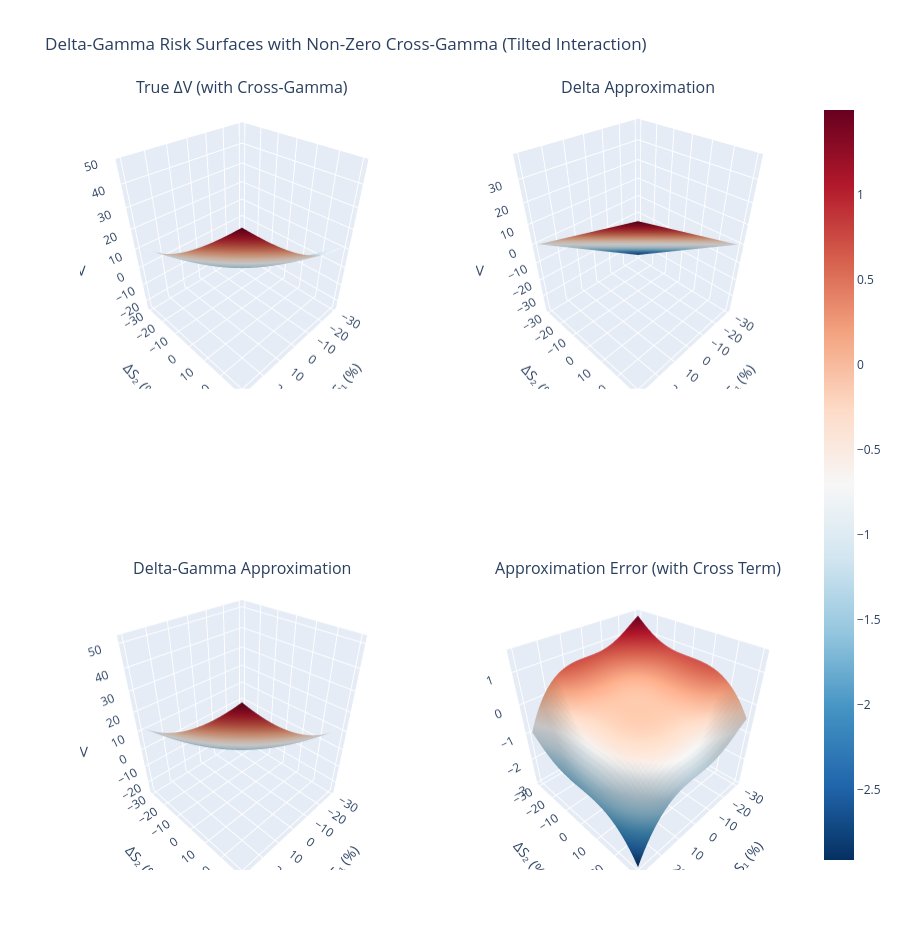

Notebook code cell kept with this figure:
### Code cell
# Interactive 3D comparison – now including the cross-gamma effect
fig = make_subplots(
  rows=2, cols=2,specs=[[{'type': 'surface'}, {'type': 'surface'}], [{'type': 'surface'}, {'type': 'surface'}]],
  subplot_titles=("True ΔV (with Cross-Gamma)", "Delta Approximation","Delta-Gamma Approximation","Approximation Error (with Cross Term)")
)

# True ΔV with cross exposure (notice the tilt!)
fig.add_trace(go.Surface(x=DS1, y=DS2, z=delta_V_true_cross, colorscale='RdBu_r', showscale=False, name='True ΔV Cross'), row=1, col=1)

# Pure Delta approximation (same as before – linear plane)
delta_approx = delta1 * DS1 + delta2 * DS2
fig.add_trace(go.Surface(x=DS1, y=DS2, z=delta_approx, colorscale='RdBu_r', showscale=False), row=1, col=2)

# Delta-Gamma approximation (now includes estimated Γ12 if you recompute it)
# For illustration we use analytical greeks + numerical cross term effect
gamma_approx_cross = (
  0.5 * gamma11 * DS1**2 +
  gamma12_num * DS1 * DS2 +      # <-- non-zero cross term
  0.5 * gamma22 * DS2**2
)

delta_gamma_approx_cross = delta_approx + gamma_approx_cross
fig.add_trace(go.Surface(x=DS1, y=DS2, z=delta_gamma_approx_cross, colorscale='RdBu_r', showscale=False), row=2, col=1)

# Error surface – much smaller thanks to quadratic term
error_cross = delta_V_true_cross - delta_gamma_approx_cross
fig.add_trace(go.Surface(x=DS1, y=DS2, z=error_cross, colorscale='RdBu_r', showscale=True), row=2, col=2)

fig.update_layout(
  title="Delta-Gamma Risk Surfaces with Non-Zero Cross-Gamma (Tilted Interaction)",
  height=950,
  scene=dict(xaxis_title='ΔS₁ (%)', yaxis_title='ΔS₂ (%)', zaxis_title='ΔV'),
  scene2=dict(xaxis_title='ΔS₁ (%)', yaxis_title='ΔS₂ (%)', zaxis_title='ΔV'),
  scene3=dict(xaxis_title='ΔS₁ (%)', yaxis_title='ΔS₂ (%)', zaxis_title='ΔV'),
  scene4=dict(xaxis_title='ΔS₁ (%)', yaxis_title='ΔS₂ (%)', zaxis_title='Error')
)
fig.show()

### Figure 1 — Plotly figure (JSON) as saved in the notebook; plotly's stock layout.template omitted (floating-point values rounded to 4 significant figures; data arrays with more than 128 entries replaced by an {"elided": "..."} marker saying what was removed)
{"data": [{"colorscale": [[0, "rgb(5,48,97)"], [0.1, "rgb(33,102,172)"], [0.2, "rgb(67,147,195)"], [0.3, "rgb(146,197,222)"], [0.4, "rgb(209,229,240)"], [0.5, "rgb(247,247,247)"], [0.6, "rgb(253,219,199)"], [0.7, "rgb(244,165,130)"], [0.8, "rgb(214,96,77)"], [0.9, "rgb(178,24,43)"], [1, "rgb(103,0,31)"]], "name": "True ΔV Cross", "scene": "scene", "showscale": false, "type": "surface", "x": {"elided": "50x50 float values"}, "y": {"elided": "50x50 float values"}, "z": {"elided": "50x50 float values"}}, {"colorscale": [[0, "rgb(5,48,97)"], [0.1, "rgb(33,102,172)"], [0.2, "rgb(67,147,195)"], [0.3, "rgb(146,197,222)"], [0.4, "rgb(209,229,240)"], [0.5, "rgb(247,247,247)"], [0.6, "rgb(253,219,199)"], [0.7, "rgb(244,165,130)"], [0.8, "rgb(214,96,77)"], [0.9, "rgb(178,24,43)"], [1, "rgb(103,0,31)"]], "scene": "scene2", "showscale": false, "type": "surface", "x": {"elided": "50x50 float values"}, "y": {"elided": "50x50 float values"}, "z": {"elided": "50x50 float values"}}, {"colorscale": [[0, "rgb(5,48,97)"], [0.1, "rgb(33,102,172)"], [0.2, "rgb(67,147,195)"], [0.3, "rgb(146,197,222)"], [0.4, "rgb(209,229,240)"], [0.5, "rgb(247,247,247)"], [0.6, "rgb(253,219,199)"], [0.7, "rgb(244,165,130)"], [0.8, "rgb(214,96,77)"], [0.9, "rgb(178,24,43)"], [1, "rgb(103,0,31)"]], "scene": "scene3", "showscale": false, "type": "surface", "x": {"elided": "50x50 float values"}, "y": {"elided": "50x50 float values"}, "z": {"elided": "50x50 float values"}}, {"colorscale": [[0, "rgb(5,48,97)"], [0.1, "rgb(33,102,172)"], [0.2, "rgb(67,147,195)"], [0.3, "rgb(146,197,222)"], [0.4, "rgb(209,229,240)"], [0.5, "rgb(247,247,247)"], [0.6, "rgb(253,219,199)"], [0.7, "rgb(244,165,130)"], [0.8, "rgb(214,96,77)"], [0.9, "rgb(178,24,43)"], [1, "rgb(103,0,31)"]], "scene": "scene4", "showscale": true, "type": "surface", "x": {"elided": "50x50 float values"}, "y": {"elided": "50x50 float values"}, "z": {"elided": "50x50 float values"}}], "layout": {"annotations": [{"font": {"size": 16}, "showarrow": false, "text": "True ΔV (with Cross-Gamma)", "x": 0.225, "xanchor": "center", "xref": "paper", "y": 1, "yanchor": "bottom", "yref": "paper"}, {"font": {"size": 16}, "showarrow": false, "text": "Delta Approximation", "x": 0.775, "xanchor": "center", "xref": "paper", "y": 1, "yanchor": "bottom", "yref": "paper"}, {"font": {"size": 16}, "showarrow": false, "text": "Delta-Gamma Approximation", "x": 0.225, "xanchor": "center", "xref": "paper", "y": 0.375, "yanchor": "bottom", "yref": "paper"}, {"font": {"size": 16}, "showarrow": false, "text": "Approximation Error (with Cross Term)", "x": 0.775, "xanchor": "center", "xref": "paper", "y": 0.375, "yanchor": "bottom", "yref": "paper"}], "height": 950, "scene": {"domain": {"x": [0, 0.45], "y": [0.625, 1]}, "xaxis": {"title": {"text": "ΔS₁ (%)"}}, "yaxis": {"title": {"text": "ΔS₂ (%)"}}, "zaxis": {"title": {"text": "ΔV"}}}, "scene2": {"domain": {"x": [0.55, 1], "y": [0.625, 1]}, "xaxis": {"title": {"text": "ΔS₁ (%)"}}, "yaxis": {"title": {"text": "ΔS₂ (%)"}}, "zaxis": {"title": {"text": "ΔV"}}}, "scene3": {"domain": {"x": [0, 0.45], "y": [0, 0.375]}, "xaxis": {"title": {"text": "ΔS₁ (%)"}}, "yaxis": {"title": {"text": "ΔS₂ (%)"}}, "zaxis": {"title": {"text": "ΔV"}}}, "scene4": {"domain": {"x": [0.55, 1], "y": [0, 0.375]}, "xaxis": {"title": {"text": "ΔS₁ (%)"}}, "yaxis": {"title": {"text": "ΔS₂ (%)"}}, "zaxis": {"title": {"text": "Error"}}}, "title": {"text": "Delta-Gamma Risk Surfaces with Non-Zero Cross-Gamma (Tilted Interaction)"}}}
